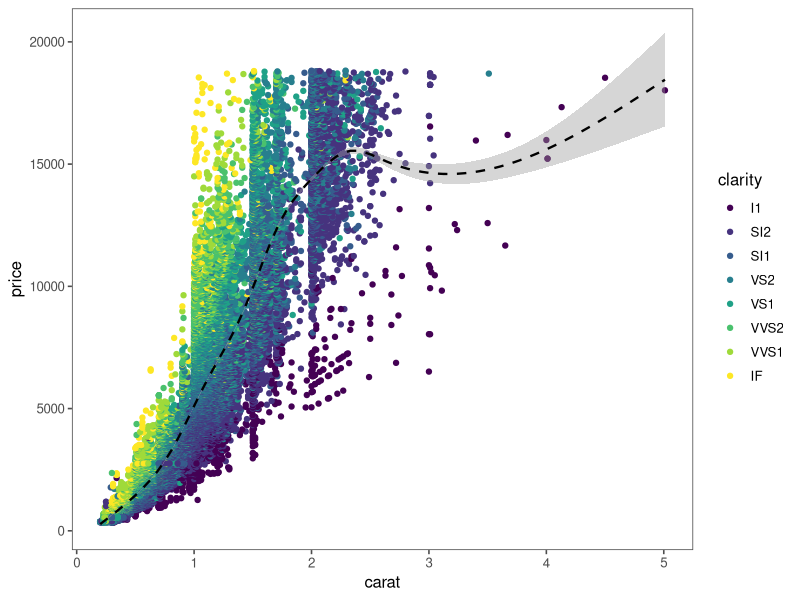

The R script that drew this image:
## ---- chunk 1
library(ggplot2)
library(ggthemes)
ggplot(data = diamonds, 
       aes(x = carat, y = price)) +
  geom_point(aes(color = clarity)) +
  geom_smooth(color = "black", size = 0.8, linetype = 2) +
  theme_few()
## ---- chunk 2
library(R6)
R6Class(classname = "Example", public = list(), private = NULL,
      active = NULL, inherit = NULL, lock_objects = TRUE, class = TRUE,
      portable = TRUE, lock_class = FALSE, cloneable = TRUE,
      parent_env = parent.frame())
## ---- chunk 3
library(tidyverse)
## ---- chunk 4
library(dplyr)
mtcars %>% select(mpg, hp, gear) %>% filter(mpg > 25) %>% group_by(gear)
## ---- chunk 5
library(openssl)
invisible(askpass(prompt = "Please enter your password: "))
